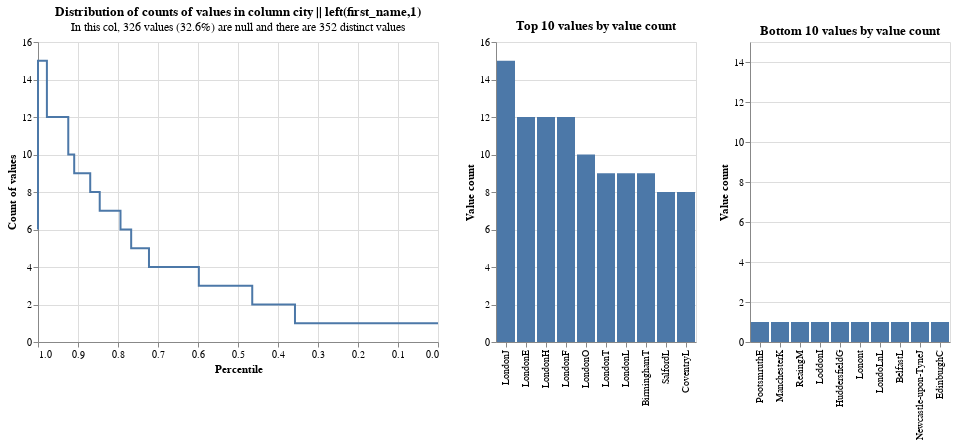

Here is the notebook cell this chart was saved with:
### Markdown cell above
# Digging deeper: Understanding why certain blocking rules create large numbers of comparisons
Finally, we can use the profile_columns function we saw in the previous tutorial to understand a specific blocking rule in more depth.

Suppose we're interested in blocking on city and first initial.

Within each distinct value of (city, first initial), all possible pairwise comparisons will be generated.

So for instance, if there are 15 distinct records with London,J then these records will result in n(n-1)/2 = 105 pairwise comparisons being generated.

In a larger dataset, we might observe 10,000 London,J records, which would then be responsible for 49,995,000 comparisons.

These high-frequency values therefore have a disproportionate influence on the overall number of pairwise comparisons, and so it can be useful to analyse skew, as follows:

### Code cell
profile_columns(df, column_expressions=["city || left(first_name,1)"], db_api=db_api)

### Figure 1 — Vega-Lite specification as saved in the notebook (floating-point values rounded to 4 significant figures)
{"config": {"view": {"continuousWidth": 400, "continuousHeight": 300}}, "vconcat": [{"hconcat": [{"mark": {"type": "line", "interpolate": "step-before"}, "data": {"values": [{"percentile_ex_nulls": 0.7671, "percentile_inc_nulls": 0.843, "value_count": 6, "group_name": "city_left_first_name_1_", "total_non_null_rows": 674, "total_rows_inc_nulls": 1000, "sum_tokens_in_value_count_group": 18.0, "distinct_value_count": 352}, {"percentile_ex_nulls": 0.7226, "percentile_inc_nulls": 0.813, "value_count": 5, "group_name": "city_left_first_name_1_", "total_non_null_rows": 674, "total_rows_inc_nulls": 1000, "sum_tokens_in_value_count_group": 30.0, "distinct_value_count": 352}, {"percentile_ex_nulls": 0.5979, "percentile_inc_nulls": 0.729, "value_count": 4, "group_name": "city_left_first_name_1_", "total_non_null_rows": 674, "total_rows_inc_nulls": 1000, "sum_tokens_in_value_count_group": 84.0, "distinct_value_count": 352}, {"percentile_ex_nulls": 0.8694, "percentile_inc_nulls": 0.912, "value_count": 9, "group_name": "city_left_first_name_1_", "total_non_null_rows": 674, "total_rows_inc_nulls": 1000, "sum_tokens_in_value_count_group": 27.0, "distinct_value_count": 352}, {"percentile_ex_nulls": 0.8457, "percentile_inc_nulls": 0.896, "value_count": 8, "group_name": "city_left_first_name_1_", "total_non_null_rows": 674, "total_rows_inc_nulls": 1000, "sum_tokens_in_value_count_group": 16.0, "distinct_value_count": 352}, {"percentile_ex_nulls": 0.7938, "percentile_inc_nulls": 0.861, "value_count": 7, "group_name": "city_left_first_name_1_", "total_non_null_rows": 674, "total_rows_inc_nulls": 1000, "sum_tokens_in_value_count_group": 35.0, "distinct_value_count": 352}, {"percentile_ex_nulls": 0.4644, "percentile_inc_nulls": 0.639, "value_count": 3, "group_name": "city_left_first_name_1_", "total_non_null_rows": 674, "total_rows_inc_nulls": 1000, "sum_tokens_in_value_count_group": 90.0, "distinct_value_count": 352}, {"percentile_ex_nulls": 0.3576, "percentile_inc_nulls": 0.567, "value_count": 2, "group_name": "city_left_first_name_1_", "total_non_null_rows": 674, "total_rows_inc_nulls": 1000, "sum_tokens_in_value_count_group": 72.0, "distinct_value_count": 352}, {"percentile_ex_nulls": 0.0, "percentile_inc_nulls": 0.326, "value_count": 1, "group_name": "city_left_first_name_1_", "total_non_null_rows": 674, "total_rows_inc_nulls": 1000, "sum_tokens_in_value_count_group": 241.0, "distinct_value_count": 352}, {"percentile_ex_nulls": 0.9777, "percentile_inc_nulls": 0.985, "value_count": 15, "group_name": "city_left_first_name_1_", "total_non_null_rows": 674, "total_rows_inc_nulls": 1000, "sum_tokens_in_value_count_group": 15.0, "distinct_value_count": 352}, {"percentile_ex_nulls": 0.9243, "percentile_inc_nulls": 0.949, "value_count": 12, "group_name": "city_left_first_name_1_", "total_non_null_rows": 674, "total_rows_inc_nulls": 1000, "sum_tokens_in_value_count_group": 36.0, "distinct_value_count": 352}, {"percentile_ex_nulls": 0.9095, "percentile_inc_nulls": 0.939, "value_count": 10, "group_name": "city_left_first_name_1_", "total_non_null_rows": 674, "total_rows_inc_nulls": 1000, "sum_tokens_in_value_count_group": 10.0, "distinct_value_count": 352}, {"percentile_ex_nulls": 1.0, "percentile_inc_nulls": 1.0, "value_count": 6, "group_name": "city_left_first_name_1_", "total_non_null_rows": 674, "total_rows_inc_nulls": 1000, "sum_tokens_in_value_count_group": 18.0, "distinct_value_count": 352}]}, "encoding": {"tooltip": [{"field": "value_count", "type": "quantitative"}, {"field": "percentile_ex_nulls", "type": "quantitative"}, {"field": "percentile_inc_nulls", "type": "quantitative"}, {"field": "total_non_null_rows", "type": "quantitative"}, {"field": "total_rows_inc_nulls", "type": "quantitative"}], "x": {"field": "percentile_ex_nulls", "sort": "descending", "title": "Percentile", "type": "quantitative"}, "y": {"field": "value_count", "title": "Count of values", "type": "quantitative"}}, "title": {"text": "Distribution of counts of values in column city || left(first_name,1)", "subtitle": "In this col, 326 values (32.6%) are null and there are 352 distinct values"}}, {"mark": "bar", "data": {"values": [{"value_count": 15, "group_name": "city_left_first_name_1_", "value": "LondonJ", "total_non_null_rows": 674, "total_rows_inc_nulls": 1000, "distinct_value_count": 352}, {"value_count": 12, "group_name": "city_left_first_name_1_", "value": "LondonE", "total_non_null_rows": 674, "total_rows_inc_nulls": 1000, "distinct_value_count": 352}, {"value_count": 12, "group_name": "city_left_first_name_1_", "value": "LondonH", "total_non_null_rows": 674, "total_rows_inc_nulls": 1000, "distinct_value_count": 352}, {"value_count": 12, "group_name": "city_left_first_name_1_", "value": "LondonF", "total_non_null_rows": 674, "total_rows_inc_nulls": 1000, "distinct_value_count": 352}, {"value_count": 10, "group_name": "city_left_first_name_1_", "value": "LondonO", "total_non_null_rows": 674, "total_rows_inc_nulls": 1000, "distinct_value_count": 352}, {"value_count": 9, "group_name": "city_left_first_name_1_", "value": "LondonT", "total_non_null_rows": 674, "total_rows_inc_nulls": 1000, "distinct_value_count": 352}, {"value_count": 9, "group_name": "city_left_first_name_1_", "value": "LondonL", "total_non_null_rows": 674, "total_rows_inc_nulls": 1000, "distinct_value_count": 352}, {"value_count": 9, "group_name": "city_left_first_name_1_", "value": "BirminghamT", "total_non_null_rows": 674, "total_rows_inc_nulls": 1000, "distinct_value_count": 352}, {"value_count": 8, "group_name": "city_left_first_name_1_", "value": "SalfordL", "total_non_null_rows": 674, "total_rows_inc_nulls": 1000, "distinct_value_count": 352}, {"value_count": 8, "group_name": "city_left_first_name_1_", "value": "CoventryL", "total_non_null_rows": 674, "total_rows_inc_nulls": 1000, "distinct_value_count": 352}]}, "encoding": {"tooltip": [{"field": "value", "type": "nominal"}, {"field": "value_count", "type": "quantitative"}, {"field": "total_non_null_rows", "type": "quantitative"}, {"field": "total_rows_inc_nulls", "type": "quantitative"}], "x": {"field": "value", "sort": "-y", "title": null, "type": "nominal"}, "y": {"field": "value_count", "title": "Value count", "type": "quantitative"}}, "title": "Top 10 values by value count"}, {"mark": "bar", "data": {"values": [{"value_count": 1, "group_name": "city_left_first_name_1_", "value": "PootsmruthE", "total_non_null_rows": 674, "total_rows_inc_nulls": 1000, "distinct_value_count": 352}, {"value_count": 1, "group_name": "city_left_first_name_1_", "value": "ManchesterK", "total_non_null_rows": 674, "total_rows_inc_nulls": 1000, "distinct_value_count": 352}, {"value_count": 1, "group_name": "city_left_first_name_1_", "value": "ReaingM", "total_non_null_rows": 674, "total_rows_inc_nulls": 1000, "distinct_value_count": 352}, {"value_count": 1, "group_name": "city_left_first_name_1_", "value": "LoddonI", "total_non_null_rows": 674, "total_rows_inc_nulls": 1000, "distinct_value_count": 352}, {"value_count": 1, "group_name": "city_left_first_name_1_", "value": "HuddersfieldG", "total_non_null_rows": 674, "total_rows_inc_nulls": 1000, "distinct_value_count": 352}, {"value_count": 1, "group_name": "city_left_first_name_1_", "value": "Lonont", "total_non_null_rows": 674, "total_rows_inc_nulls": 1000, "distinct_value_count": 352}, {"value_count": 1, "group_name": "city_left_first_name_1_", "value": "LondoLnL", "total_non_null_rows": 674, "total_rows_inc_nulls": 1000, "distinct_value_count": 352}, {"value_count": 1, "group_name": "city_left_first_name_1_", "value": "BelfastL", "total_non_null_rows": 674, "total_rows_inc_nulls": 1000, "distinct_value_count": 352}, {"value_count": 1, "group_name": "city_left_first_name_1_", "value": "Newcastle-upon-TyneJ", "total_non_null_rows": 674, "total_rows_inc_nulls": 1000, "distinct_value_count": 352}, {"value_count": 1, "group_name": "city_left_first_name_1_", "value": "EdinburghC", "total_non_null_rows": 674, "total_rows_inc_nulls": 1000, "distinct_value_count": 352}]}, "encoding": {"tooltip": [{"field": "value", "type": "nominal"}, {"field": "value_count", "type": "quantitative"}, {"field": "total_non_null_rows", "type": "quantitative"}, {"field": "total_rows_inc_nulls", "type": "quantitative"}], "x": {"field": "value", "sort": "-y", "title": null, "type": "nominal"}, "y": {"field": "value_count", "scale": {"domain": [0, 15]}, "title": "Value count", "type": "quantitative"}}, "title": "Bottom 10 values by value count"}]}], "$schema": "https://vega.github.io/schema/vega-lite/v5.9.3.json"}
